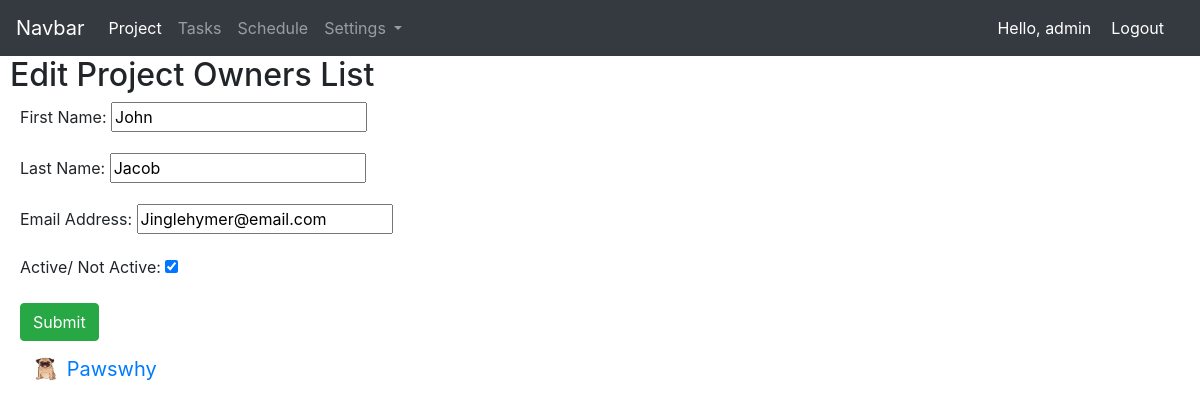
/edit_project_owner/8 (signed in), run on the app's committed database.
### project/models.py (models this page shows, shortened)
class ProjectOwners(models.Model):
    first_name = models.CharField(max_length=50)
    last_name = models.CharField(max_length=70)
    email_address = models.CharField(max_length=250, blank=True)
    status_active = models.BooleanField(default=True)
    project_owner_concat_name = models.CharField(max_length=100, blank=True)

### home/decorators.py (the view)
        def wrapper_func(request, *args, **kwargs):
            group = None
            if request.user.groups.exists():
                group= request.user.groups.all()[0].name
            if group in allowed_roles:
                return view_func(request, *args, **kwargs)
            else:
                return HttpResponse('You are not authorised to view this page')

### project/forms.py
class EditProjectOwner(ModelForm):
    class Meta:
        model = ProjectOwners
        fields = (
            "first_name",
            "last_name",
            "email_address",
            "status_active"
        )
        labels = {
            "first_name": "First Name",
            "last_name": "Last Name",
            "email_address": "Email Address",
            "status_active": "Active/ Not Active",
        }

### project/views.py (called while the page is built)
@login_required(login_url='home_app:login')
@allowed_users(allowed_roles=['Coordinator'])
def edit_project_owner(request, project_owner_id):
    project_owner = ProjectOwners.objects.get(pk=project_owner_id)
    form = EditProjectOwner(request.POST or None, instance=project_owner)
    if form.is_valid():
        form.save()
        return redirect('project_app:project_owners')
    context = {
        'form': form,
    }
    return render(request, 'project/edit_project_owner.html', context)

### templates/project/edit_project_owner.html (shortened to what this page needs)
{% extends 'base.html' %}
{% load static %}
 {% block css_files %}
        <link rel="stylesheet" href="{% static "project/project.css" %}">
  {% endblock %}
{% block content %}
<h2>Edit Project Owners List</h2>
{% if submitted %}
    Your task was submitted was sucessfully
{% else %}
    <form class="add_task" action="" method="POST">
        {{ form.as_p }}
        <input type="submit" value="Submit" class="btn btn-success">
    </form>
{% endif %}
{% endblock %}

### templates/header.html (shortened to what this page needs)
<nav class="navbar navbar-expand-lg navbar-dark bg-dark">
  <a class="navbar-brand" href="{% url 'home_app:index' %}">Navbar</a>
  <div class="collapse navbar-collapse" id="navbarSupportedContent">
    <ul class="navbar-nav mr-auto">
      <li class="nav-item active">
        <a class="nav-link" href="{% url 'project_app:project_home_page' %}">Project <span class="sr-only">(current)</span></a>
      </li>
      <li class="nav-item">
        <a class="nav-link" href="{% url 'project_app:task_home_page' %}">Tasks</a>
      </li>
      {% if request.user.groups.all.0.name == 'Coordinator' %}
        <li class="nav-item">
          <a class="nav-link" href="{% url 'schedule_app:schedule_home' %}">Schedule</a>
        </li>
      {% endif %}
      {% if request.user.groups.all.0.name == 'Coordinator' %}
        <li class="nav-item dropdown">
          <a class="nav-link dropdown-toggle" href="#" id="navbarDropdown" role="button" data-toggle="dropdown" aria-haspopup="true" aria-expanded="false">
            Settings
          </a>
        </li>
      {% endif %}
    </ul>
    <span class="hello-msg">Hello, {{ request.user }} </span>
    <span ><a class="hello-msg" href="{% url 'home_app:logout' %}">Logout</a> </span>
  </div>
</nav>

### static/project/project.css (style rules this page uses)
h2 { margin-left: 10px; }
.add_task { margin-left: 20px; width: 75%; }

### templates/header.html (style rules this page uses)
.hello-msg { font-size = 18px; color: #fff; margin-right: 20px; }

### data on the page
ProjectOwners: first_name "John", last_name "Jacob", email_address "Jinglehymer@email.com", status_active "☑"

### other printed values
{{ request.user }} "admin"
